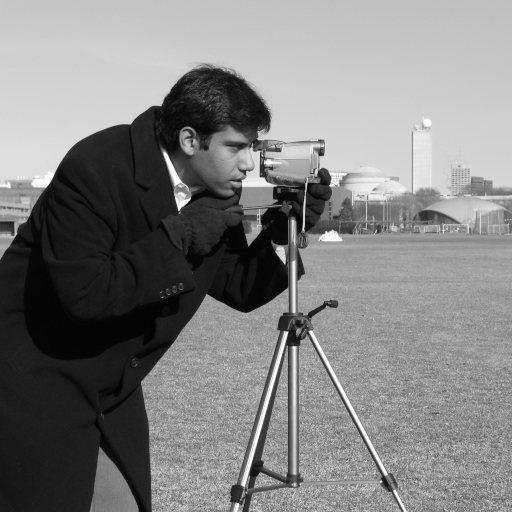
#> input picture skimage.data.camera(), 512 x 512 px
$ python skimageSample.py
#> lines starting #> are read from the running program, lines starting #| are printed output that depends on the picture
import skimage
import os
import seaborn as sns
import numpy as np
import matplotlib.pyplot as plt
from skimage import data, filters, io

camera = data.camera()
#> camera is the input picture: shape (512, 512); min 0, max 255, mean 129.1

print(type(camera), camera.shape)
#| <class 'numpy.ndarray'> (512, 512)

coins = data.coins()
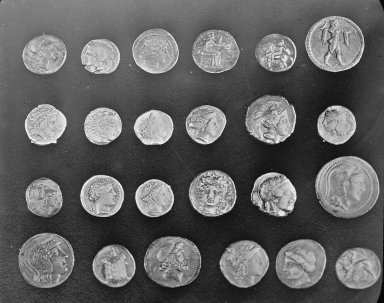
#> input picture skimage.data.coins(), 384 x 303 px
#> coins is the input picture: shape (303, 384); min 1, max 252, mean 96.9
threshold_value = filters.threshold_otsu(coins)
#> threshold_value = 107
print(threshold_value)
#| 107

project_root = os.path.dirname(os.path.abspath(__file__))
filename = os.path.join(project_root, 'sampleImage/olympus_cat.jpg')
cat = io.imread(filename)
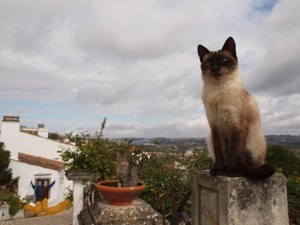
#> input picture sampleImage/olympus_cat.jpg, 300 x 225 px
#> cat is the input picture: shape (225, 300, 3); mean R, G, B 150.6, 142.5, 136.8
print(type(cat), cat.shape, len(cat))  # 225, 300, 3
#| <class 'numpy.ndarray'> (225, 300, 3) 225

# xy(2次元) + rgb(+1次元) の3次元データを、xyへマッピング
red_2d = np.apply_along_axis(lambda x: x[0], 2, cat)
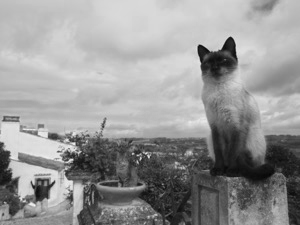
#> red_2d: shape (225, 300); min 5, max 246, mean 150.6

# @SEE https://note.nkmk.me/python-seaborn-heatmap/
plt.figure(figsize=(7, 4))
sns.heatmap(red_2d)
plt.imshow(cat)
plt.show()
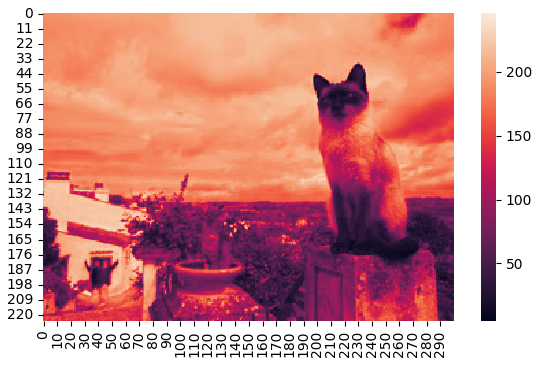
#> figure drawn by matplotlib, 2 panels
